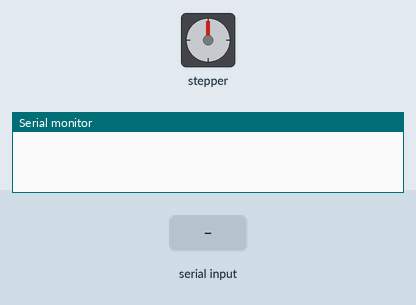
Simulated run of this sketch. Board: Arduino Uno, built with avr-gcc and run on an emulated ATmega328P. Parts: stepper motor, the last lines printed to the serial monitor. Inputs (shaded band) come from the test bench. Stepper angles assume 2048 steps per turn.

Above: at 1.2 s.
1.3 s: "90,45\n" received over Serial
At 1.46 s:
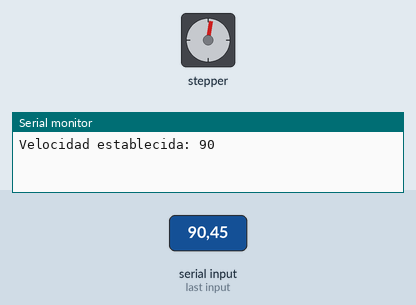
At 3.44 s:
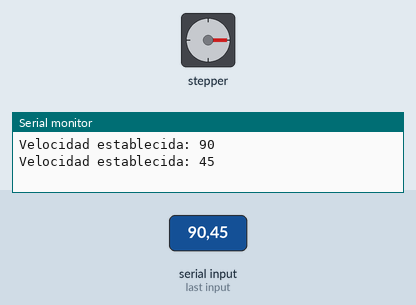
4.3 s: "30,150\n" received over Serial
At 6.1 s:
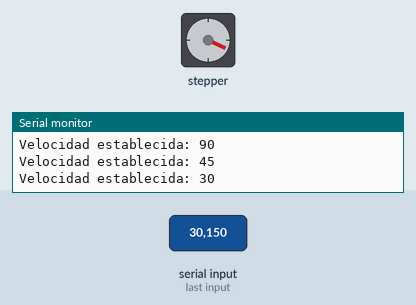
7.3 s: "200\n" received over Serial
10.3 s: "5\n" received over Serial
Timing chart, 0 to 26.6 s (numbered marks = the images above; inputs shaded):
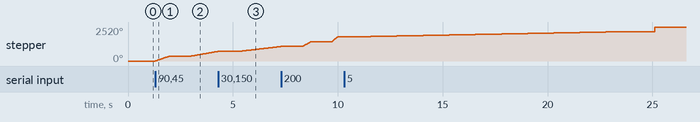

Measured:
- after the input at 1.3 s, stepper: turns 360° clockwise in 0.67 s, then 353° clockwise in 1.3 s

The sketch:

codigo_motor_velocidad.ino
```cpp
#include <Stepper.h>

const int pasosPorRevolucion = 2048;  // Número de pasos para una rotación completa
Stepper motor(pasosPorRevolucion, 8, 10, 9, 11);

void setup() {
  Serial.begin(9600);
}

void loop() {
  int velocidad;

  if (Serial.available()) {
    velocidad = Serial.parseInt();  // Leer la velocidad desde el Monitor Serial
    motor.setSpeed(velocidad);
    Serial.print("Velocidad establecida: ");
    Serial.println(velocidad);

    motor.step(pasosPorRevolucion);  // Realizar una rotación completa con la nueva velocidad
    delay(1000);
  }
}
```
